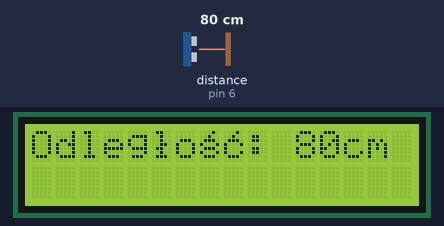
Bench run of a sketch on a simulated Arduino Uno, built with avr-gcc and run on an emulated ATmega328P. On the bench: 16×2 character LCD. Wiring (inferred from the names in the program): ultrasonic range finder: trigger pin 7; echo pin 6. The inputs (shaded band) are chosen by the test bench; at power-on: distance to the obstacle (sensor on pin 6) 80 cm. The echo pulse lasts 58.3 µs per cm.

Above: at 1.2 s.
1.3 s: distance to the obstacle (sensor on pin 6) set to 18 cm
At 1.34 s:
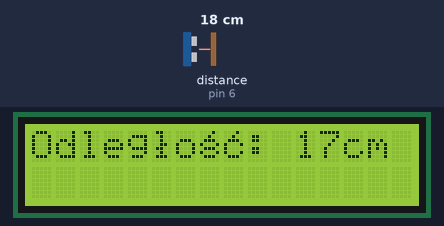
2.8 s: distance to the obstacle (sensor on pin 6) set to 2 cm
At 3.5 s:
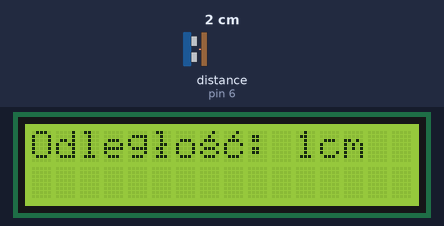
4.3 s: distance to the obstacle (sensor on pin 6) set to 35 cm
At 4.33 s:
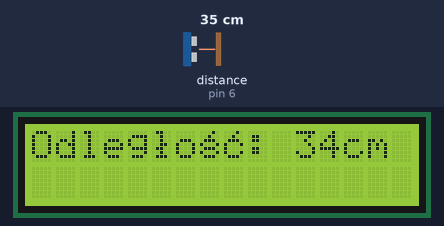

The sketch:

code.ino
```cpp
// Libraries
#include <LiquidCrystal.h>

// LCD object
LiquidCrystal lcd(12, 11, 5, 4, 3, 2);

// some custom chars to make display in Polish
// ś
byte s1[] = {
	0b00010,
	0b00100,
	0b01110,
	0b10001,
	0b01110,
	0b10001,
	0b01110,
	0b00000
};

// ł
byte l2[] = {
	0b01100,
	0b00100,
	0b00100,
	0b00110,
	0b01100,
	0b00100,
	0b01110,
	0b00000
};

// ć
byte c3[] = {
  	0b00010,
	0b00100,
	0b01110,
	0b10001,
	0b10000,
	0b10001,
	0b01110,
	0b00000
};

const int trig = 7;		// trigger pin
const int echo = 6;		// echo pin

long dur;		// signal duration time
int dist;		// distance
int crude[5];	// measurements (5) array

void setup() {
  lcd.begin(16, 2);			// LCD init
  lcd.createChar(0, s1);	// create custom char 'ś'
  lcd.createChar(1, l2);	// 'ł'
  lcd.createChar(2, c3);	// 'ć'
  pinMode(trig, OUTPUT); 	// ustawienie pinu do trig jako output
  pinMode(echo, INPUT); 	// ustawienie pinu do echo jako input
}

void loop() {
  dist = getDist();				// get distance value
  lcd.setCursor(0,0); 			// set cursor on 1st line, 1st column
  lcd.print("Odleg");			// write (...)
  lcd.setCursor(5,0);			// set cursor on 1st line, 6th column
  lcd.write(byte(1));			// write 'ł'
  lcd.setCursor(6,0);			// set cursor on 1st line, 7th column
  lcd.print("o");				// write (...)
  lcd.setCursor(7,0);			// set cursor on 1st line, 8th column
  lcd.write(byte(0));			// write 'ś'
  lcd.setCursor(8,0);			// set cursor on 1st line, 9th column
  lcd.write(byte(2));			// write 'ć'
  lcd.setCursor(9,0);			// set cursor on 1st line, 10th column
  lcd.print(": ");				// write (...)
  lcd.print(dist); 				// print distance value
  lcd.print("cm   ");			// write (...)
  delay(10);					// 10ms delay (for stability)
}

int getDist(){
  for(int i = 0; i < 5; i++){		// loop getting 5 measurements
    digitalWrite(trig, LOW);		// trigger LOW
  	delayMicroseconds(2);			// 2 microseconds delay
  	digitalWrite(trig, HIGH); 		// trigger HIGH
  	delayMicroseconds(10);			// 10 microseconds delay
  	digitalWrite(trig, LOW);		// trigger LOW
  	dur = pulseIn(echo, HIGH);		// echo wait time
  	crude[i] = dur / 58;			// put into array the echo wait time converted to distance
  }
  return (crude[0]+crude[1]+crude[2]+crude[3]+crude[4]-findMax(crude,5))/4; // return average measurment excluding the largest measurment
}

int findMax(int arr[], int n) { 	// returns largest array element
    int max = arr[0];   			// initially first element is largest pierwszy element jest największy
    for (int i = 1; i < n; i++) 		// iterate over the whole array
        if (arr[i] > max) 			// if element is larger than current max
            max = arr[i]; 			// max = element
    return max;						// return max
}
```

Measured:
- after the input at 1.3 s, the display: first changes at once (image 1 shows a later state)
- after the input at 2.8 s, the display: first changes at once (image 2 shows a later state)
- after the input at 4.3 s, the display: changes at once (image 3)
